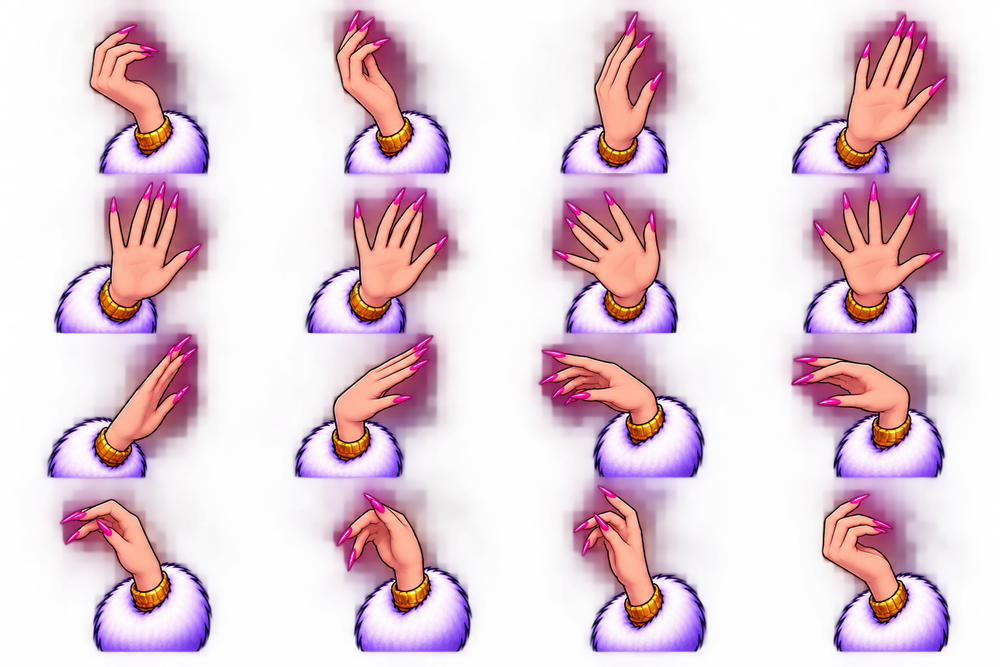
#> input picture assets/_sources/gossip.png, 1000 x 667 px, shrunk from 1536 x 1024 before the run
$ python slice_gossip.py
#> lines starting #> are read from the running program, lines starting #| are printed output that depends on the picture; after the words box and inside, x2 and y2 are one past the last pixel; in counts of white or black regions, pixels touching at a corner belong together
# -*- coding: utf-8 -*-
"""Découpe assets/gossip.png (grille 4x4 = 16 frames, transparence réelle) en bande horizontale
assets/gossip_frames.png.

Même principe que café/cigare (voir slice_cafe.py) : la main émerge du MÊME point (le col de fourrure,
ancré en bas de chaque cellule) dans les 16 poses -> cellule NOMINALE + marge FIXE identique pour toutes
(pas de recentrage par bbox, qui ferait "sauter" la main d'une frame à l'autre puisque ce n'est pas une
pose indépendante mais une animation de geste). Masquage par composantes connexes pour ne garder, dans
chaque cellule, que ce qui appartient réellement à cette pose (retire les bavures de glow du voisin)."""
import numpy as np
from PIL import Image
from scipy import ndimage

im = Image.open('../assets/_sources/gossip.png').convert('RGBA')
#> im is the input picture: PIL image 1000x667 RGBA; mean R, G, B, A 111.9, 60.3, 96.7, 89.7
W, H = im.size
#> W = 1000; H = 667
a = np.array(im)
# le halo est TRÈS doux ici (contrairement à café/baffe) : un seuil bas (25) fusionne le halo de plusieurs
# mains voisines en UNE seule composante -> mal assignée à une seule cellule, les 15 autres restent vides
# (vérifié). Fix : seuil STRICT (230) pour séparer proprement les 16 mains, puis on étend chaque région
# vers son halo doux par plus-proche-voisin (Voronoi) -> on garde le halo tout en gardant les mains séparées.
strict = a[:, :, 3] > 230
#> strict: shape (667, 1000) bool; 26.4% white; 16 white regions, largest, box (x1, y1, x2, y2) and area: (806, 182, 942, 333) 12801, (56, 179, 201, 333) 12325, (338, 491, 470, 651) 12160
lbl_raw, n_raw = ndimage.label(strict)
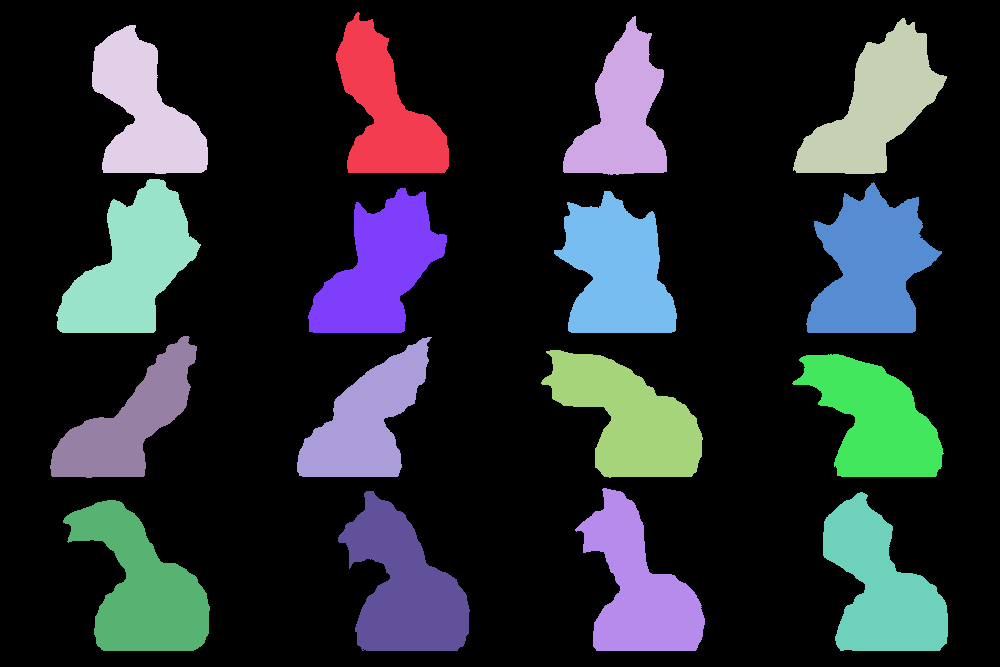
#> lbl_raw: shape (667, 1000) int32; 17 distinct labels, from 0 to 16; one colour per label, 0 black
#> n_raw = 16
sizes = ndimage.sum(strict, lbl_raw, range(1, n_raw + 1))
#> sizes = [9546, 9160, 11344, 9963, 12325, 12801, 11302, 11705, 8925, 9641, 11745, 10983, 11049, 12160, 11647, 12052]
big_labels = [i + 1 for i, sz in enumerate(sizes) if sz > 300]  # écarte les micro-composantes parasites (reflets d'ongle, etc.)
#> big_labels = [1, 2, 3, 4, 5, 6, 7, 8, 9, 10, 11, 12, 13, 14, 15, 16]
assert len(big_labels) == 16, f'{len(big_labels)} composantes significatives (attendu 16) -> ajuster le seuil'
remap = np.zeros(n_raw + 1, dtype=np.int32)
#> remap = 17 values from 0 to 0
for new_id, old_id in enumerate(big_labels, start=1):
    remap[old_id] = new_id
#> this loop made 16 passes
#> after the loop, remap = 17 values from 0 to 16
lbl_strict = remap[lbl_raw]  # renumérote proprement 1..16, les parasites retombent à 0
soft = a[:, :, 3] > 25
#> soft: shape (667, 1000) bool; 45.3% white; 4 white regions, box (x1, y1, x2, y2) and area: (785, 0, 966, 655) 80201, (532, 0, 708, 657) 74081, (43, 0, 219, 655) 74002, (292, 0, 474, 655) 73585
_, nn_idx = ndimage.distance_transform_edt(lbl_strict == 0, return_indices=True)
nearest = lbl_strict[tuple(nn_idx)]
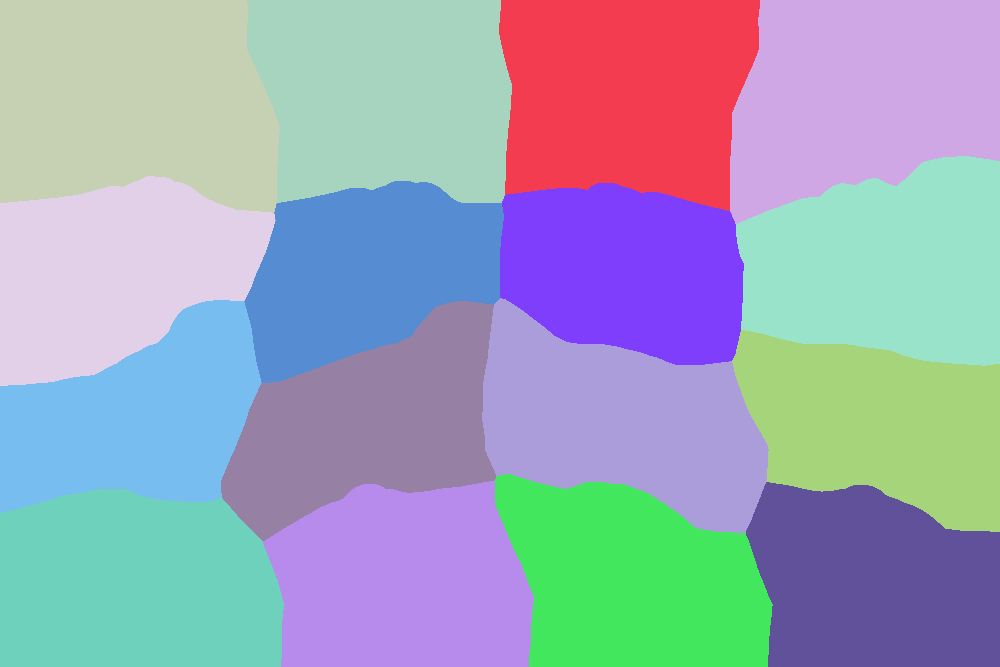
#> nearest: shape (667, 1000) int32; 16 distinct labels, from 1 to 16; one colour per label, 0 black
lbl = np.where(soft, nearest, 0)
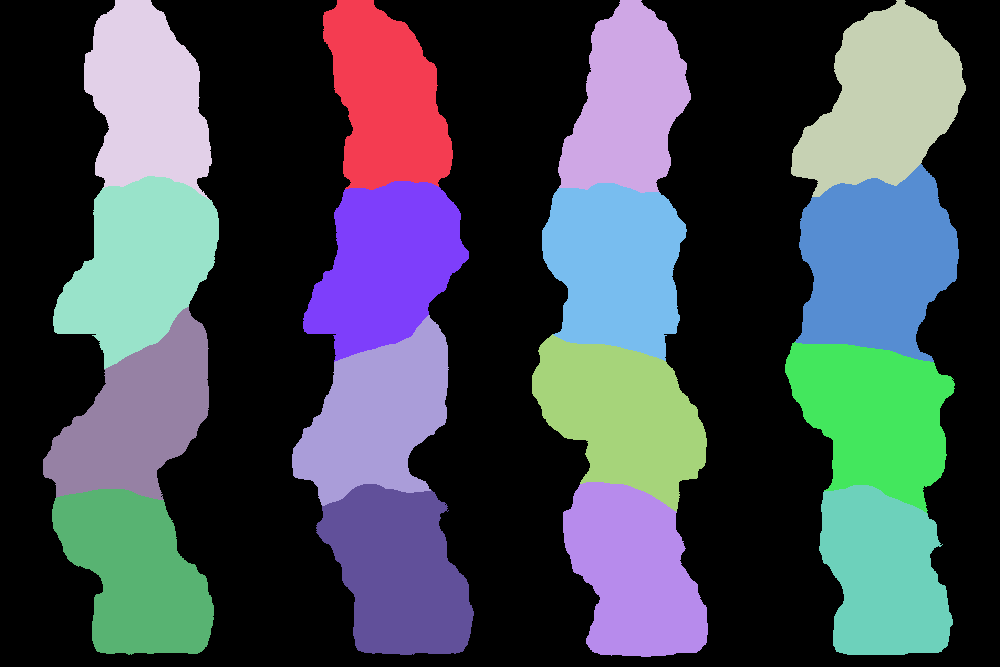
#> lbl: shape (667, 1000) int32; 17 distinct labels, from 0 to 16; one colour per label, 0 black
slices = ndimage.find_objects(lbl)
#> slices = 16 items

COLS, ROWS = 4, 4
cw, ch = W // COLS, H // ROWS  # 384x256, division exacte
#> cw = 250; ch = 166

comp_cell = {}
for i, sl in enumerate(slices):
    if sl is None:
        continue
    lab = i + 1
    area = int((lbl[sl] == lab).sum())
    if area < 20:
        continue
    ys, xs = sl
    cy, cx = (ys.start + ys.stop) / 2, (xs.start + xs.stop) / 2
    col, row = min(COLS - 1, int(cx // cw)), min(ROWS - 1, int(cy // ch))
    comp_cell[lab] = (col, row)
#> this loop made 16 passes
#> (area, cy, cx, col, row) on passes 1 to 12: (17176, 95, 388, 1, 0), (17023, 96.5, 624.5, 2, 0), (20766, 98.5, 878.5, 3, 0), (17779, 100, 148, 0, 0), (19972, 272.5, 136, 0, 1), (22787, 263, 877, 3, 1), (19369, 271.5, 386, 1, 1), (19480, 272, 614.5, 2, 1), (17867, 403.5, 126, 0, 2), (17949, 410.5, 370.5, 1, 2), (19209, 423, 619.5, 2, 2), (19046, 428, 870, 3, 2)
#> after the loop, comp_cell = 16 items

PAD = 50  # marge FIXE généreuse (doigts + griffes qui montent haut dans la cellule) autour de la cellule nominale
FW, FH = cw + 2 * PAD, ch + 2 * PAD
#> FW = 350; FH = 266
N = ROWS * COLS
strip = Image.new('RGBA', (FW * N, FH), (0, 0, 0, 0))
#> strip: PIL image 5600x266 RGBA; every value is 0

ap = np.pad(a, ((PAD, PAD), (PAD, PAD), (0, 0)), mode='constant', constant_values=0)
lblp = np.pad(lbl, ((PAD, PAD), (PAD, PAD)), mode='constant', constant_values=0)
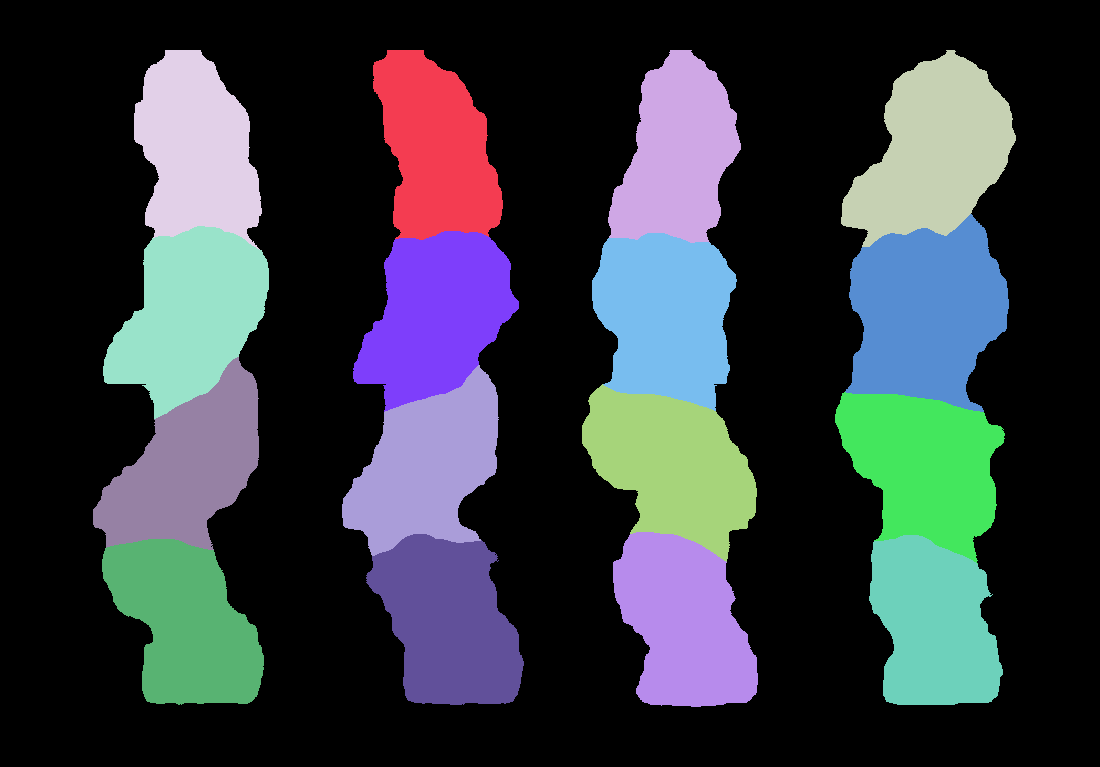
#> lblp: shape (767, 1100) int32; 17 distinct labels, from 0 to 16; one colour per label, 0 black

idx = 0
for row in range(ROWS):
    for col in range(COLS):
        y0, y1 = row * ch, row * ch + FH
        x0, x1 = col * cw, col * cw + FW
        sub = ap[y0:y1, x0:x1].copy()
        sub_lbl = lblp[y0:y1, x0:x1]
        keep = np.zeros(sub_lbl.shape, dtype=bool)
        for lab, cell in comp_cell.items():
            if cell == (col, row):
                keep |= (sub_lbl == lab)
        sub[~keep] = 0
        crop = Image.fromarray(sub, 'RGBA')
        strip.paste(crop, (idx * FW, 0), crop)
        idx += 1
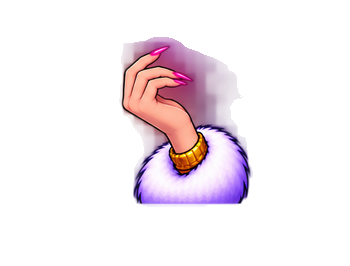
#> crop: PIL image 350x266 RGBA; mean R, G, B, A 33.2, 22.4, 29.1, 38.6; transparent parts drawn white
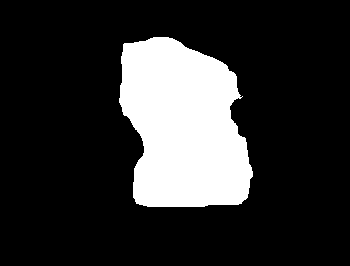
#> keep: shape (266, 350) bool; 18.9% white; 1 white region, box (x1, y1, x2, y2) and area: (119, 37, 253, 207) 17602
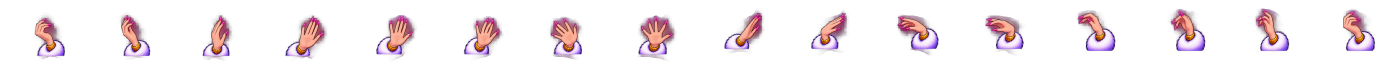
#> strip: PIL image 5600x266 RGBA (shown at 1/4 size); mean R, G, B, A 28.1, 18.2, 22.4, 34.5; transparent parts drawn white
#> after the loop, idx = 16
strip.save('../assets/gossip_frames.png')
print(f'N={N} FW={FW} FH={FH} ratio={FW/FH:.3f} (cellule nominale {cw}x{ch} + marge fixe {PAD})')
#| N=16 FW=350 FH=266 ratio=1.316 (cellule nominale 250x166 + marge fixe 50)
